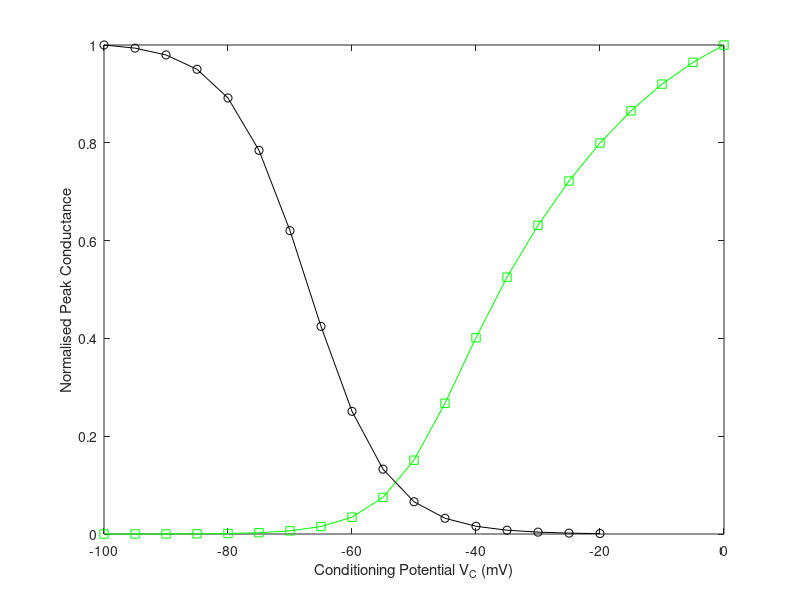

This figure's MATLAB source:
cd('C:\Users\lb5962\SPN_ModelDB')
N=importdata('ActivationProtocol_GKA.dat',' ',1);

cd('C:\Users\lb5962\SPN_ModelDB')
M=importdata('InactivationProtocol_GKA.dat',' ',1);

%% Normalised conductances

[m,n]=size(N.data);

dt=M.data(2,1)-M.data(1,1);

for i=2:n
    Act(i-1)=max(N.data(3e3/dt:3.5e3/dt,i));
end

Act=Act/max(Act);
V_Act=fliplr([-100:5:0]);

[k,l]=size(M.data);

for i=2:l
    Inact(i-1)=max(M.data(3e3/dt:3.5e3/dt,i));
end

Inact=Inact/max(Inact);
V_Inact=fliplr([-100:5:-20]);

h=figure;
plot(V_Act,Act,'-sg')
hold on
plot(V_Inact,Inact,'-ok')
xlabel('Conditioning Potential V_C (mV)')
ylabel('Normalised Peak Conductance')

hold off